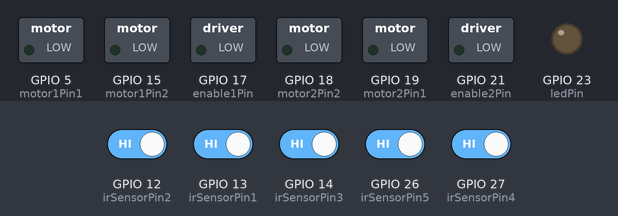
Recording of a sketch running on a simulated ESP32. Parts: switched loads named in the sketch (green lamp = pin HIGH), output pins drawn as LEDs (lit = HIGH). Inputs (shaded band) come from the test bench; at power-on: GPIO 12 (irSensorPin2), GPIO 13 (irSensorPin1), GPIO 14 (irSensorPin3), GPIO 26 (irSensorPin5), GPIO 27 (irSensorPin4) HIGH. Pins used as bus, display or sensor lines are not drawn; what the sketch prints to the serial monitor is not drawn.

Above: at 3.2 s.
3.3 s: GPIO 27 (irSensorPin4) driven LOW
At 5.6 s:
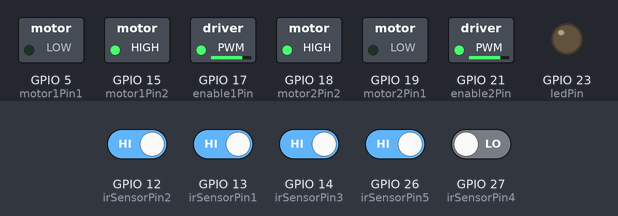
7.3 s: GPIO 12 (irSensorPin2) driven LOW
At 7.8 s:
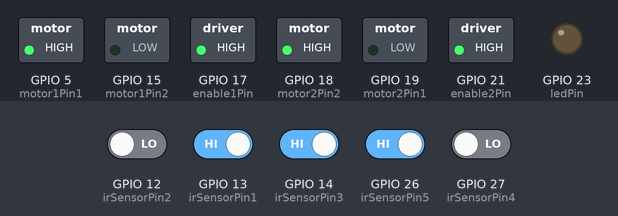
11.3 s: GPIO 13 (irSensorPin1) driven LOW
At 12.4 s:
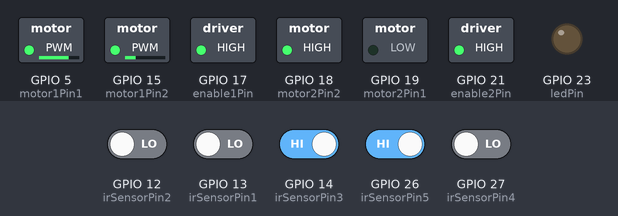
19.2 s: GPIO 26 (irSensorPin5) driven LOW
23.2 s: GPIO 13 (irSensorPin1) driven HIGH
At 24.5 s:
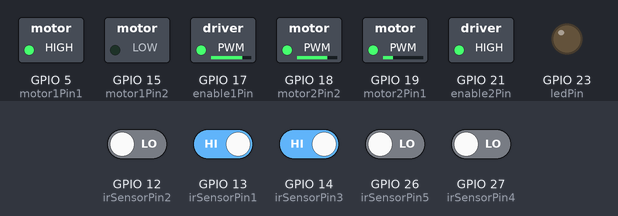
Timing chart, 0 to 24.0 s (numbered marks = the images above; inputs shaded):
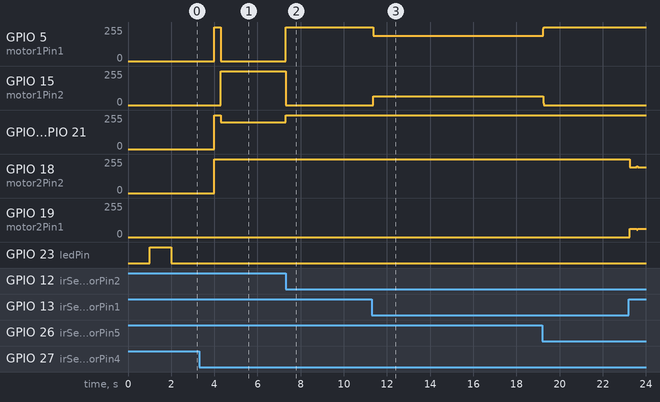

The sketch:

GG_1110_task_4b.ino
```cpp
// (licence header left out)
// Team ID:           GG_1110
// Author List:       Aishini Bhattacharjee, Adithya Ubaradka, Deepak C Nayak, Upasana Nayak
// Filename:          task_4b.ino


// Motor A
int motor1Pin2 = 15; // IN1
int motor1Pin1 = 5;  // IN2
int enable1Pin = 17; // ENA

// Motor B
int motor2Pin2 = 18; // IN3
int motor2Pin1 = 19; // IN4
int enable2Pin = 21; // ENB

const int irSensorPin1 = 13;
const int irSensorPin2 = 12;
const int irSensorPin3 = 14;
const int irSensorPin4 = 27;
const int irSensorPin5 = 26;

const int buzzerPin = 25;
const int ledPin = 23;

// Setting PWM properties
const int freq = 30000;
const int pwmChannel = 0;
const int resolution = 8;
int dutyCycle = 200;

void setup() {
  // Initialize motor control pins as outputs
  pinMode(motor1Pin1, OUTPUT);
  pinMode(motor1Pin2, OUTPUT);
  pinMode(enable1Pin, OUTPUT);
  pinMode(motor2Pin1, OUTPUT);
  pinMode(motor2Pin2, OUTPUT);
  pinMode(enable2Pin, OUTPUT);

  // Initialize IR sensor pins as inputs
  pinMode(irSensorPin1, INPUT);
  pinMode(irSensorPin2, INPUT);
  pinMode(irSensorPin3, INPUT);
  pinMode(irSensorPin4, INPUT);
  pinMode(irSensorPin5, INPUT);

  pinMode(buzzerPin, OUTPUT);
  pinMode(ledPin, OUTPUT);

  // configure LED PWM functionalities
  ledcSetup(pwmChannel, freq, resolution);

  // attach the channel to the GPIO to be controlled
  ledcAttachPin(enable1Pin, pwmChannel);
  ledcAttachPin(enable2Pin, pwmChannel);

  Serial.begin(115200);
  Serial.println("Line Following Robot Initialized");

  buzzerlight(1000);
}

// Function to stop both motors
void stopMotors() {
  Serial.println("STOP");
  ledcWrite(pwmChannel, 0); // Stop motors by setting PWM to 0
  digitalWrite(motor1Pin1, LOW);
  digitalWrite(motor1Pin2, LOW);
  digitalWrite(motor2Pin1, LOW);
  digitalWrite(motor2Pin2, LOW);
}


// Function to turn the robot to the right
void turnLeft() {
  Serial.println("LEFT");
  ledcWrite(pwmChannel, 200); // Adjust duty cycle for turning
  digitalWrite(motor1Pin1, LOW);
  digitalWrite(motor1Pin2, HIGH);
  digitalWrite(motor2Pin1, LOW); // Reverse direction for this motor
  digitalWrite(motor2Pin2, HIGH); // Reverse direction for this motor
}

// Function to turn the robot to the left
void turnRight() {
  Serial.println("RIGHT");
  ledcWrite(pwmChannel, 200); // Adjust duty cycle for turning
  digitalWrite(motor1Pin1, HIGH);
  digitalWrite(motor1Pin2, LOW);
  digitalWrite(motor2Pin1, HIGH); // Reverse direction for this motor
  digitalWrite(motor2Pin2, LOW); // Reverse direction for this motor
}

// Function to move the robot straight
void moveStraight() {
  Serial.println("STRAIGHT");
  ledcWrite(pwmChannel, 255); // Maximum speed for moving straight
  digitalWrite(motor1Pin1, HIGH);
  digitalWrite(motor1Pin2, LOW);
  digitalWrite(motor2Pin1, LOW); // Reverse direction for this motor
  digitalWrite(motor2Pin2, HIGH); // Reverse direction for this motor
}

void buzzerlight(int duration) {
  analogWrite(buzzerPin,255);
  //delay(duration);

  delay(duration);
  digitalWrite(ledPin, HIGH);
  tone(buzzerPin,0);

  delay(duration);
  digitalWrite(ledPin, LOW);

}

void buzzerWithoutLight(int duration) {
  analogWrite(buzzerPin,255);
  //delay(duration);

  delay(duration);
  tone(buzzerPin,0);

  delay(duration);
}


int intersectionCount = 0; // Initialize a counter for intersections


// Define an array to hold actions for each intersection
// Modify these based on your desired actions
const int TOTAL_INTERSECTIONS =  11; // Change this according to the number of intersections
int intersectionActions[TOTAL_INTERSECTIONS] = {0,0,2,1,2,2,0,2,0,1,0}; // Example actions (0 = straight, 1 = left, 2 = right)

void loop() {
  int sensorValue1 = digitalRead(irSensorPin1);
  int sensorValue2 = digitalRead(irSensorPin2);
  int sensorValue3 = digitalRead(irSensorPin3);
  int sensorValue4 = digitalRead(irSensorPin4);
  int sensorValue5 = digitalRead(irSensorPin5);

  // Combine sensor values into an integer for comparison
  int sensorPattern = (sensorValue1 << 4) | (sensorValue2 << 3) | (sensorValue3 << 2) | (sensorValue4 << 1) | sensorValue5;

  if (intersectionCount == TOTAL_INTERSECTIONS) {
    Serial.print("intersection last");
    Serial.println(intersectionCount);
    int currentAction = intersectionActions[TOTAL_INTERSECTIONS - 1];
    Serial.println(currentAction);

    int bleh = 0;
    while(bleh<700){
      Serial.println(bleh);

      int sensorValue1 = digitalRead(irSensorPin1);
      int sensorValue2 = digitalRead(irSensorPin2);
      int sensorValue3 = digitalRead(irSensorPin3);
      int sensorValue4 = digitalRead(irSensorPin4);
      int sensorValue5 = digitalRead(irSensorPin5);

      // Combine sensor values into an integer for comparison
      int sensorPattern = (sensorValue1 << 4) | (sensorValue2 << 3) | (sensorValue3 << 2) | (sensorValue4 << 1) | sensorValue5;

    switch (sensorPattern) {
    case B00000:
    case B10001:
    case B00100:
    case B10101:
      Serial.println("Moving Straight");
      moveStraight();
      break;


    case B01000:
    case B01001:
    case B01100:
    case B01101:
    case B11001:
    case B11101:
      Serial.println("Turning Left");
      turnLeft();
      delay(5);
      break;

    case B00010:
    case B00110:
    case B10010:
    case B10011:
    case B10110:
    case B10111:
      Serial.println("Turning Right");
      turnRight();
      delay(5);
      break;

        case B10000: // CASES TO REDUCE WAGGING AT TYPE 1
    case B10100:
      Serial.println("Right type 1");
      turnRight();
      delay(1);
      moveStraight();
      delay(0.5);
      break;

    case B00001: // CASES TO REDUCE WAGGING AT TYPE 1
    case B00101:
      Serial.println("Left type 1");
      turnLeft();
      delay(1);
      moveStraight();
      delay(0.5);
      break;

       }
      bleh++;
    }
    stopMotors();
    buzzerlight(5000);

    while(true){
       // Serial.println("entering while loop");
        analogWrite(buzzerPin,0);
    }

  }

  // Print individual sensor values and the combined sensor pattern to Serial Monitor
  Serial.print("Sensor Values: ");
  Serial.print(sensorValue1);
  Serial.print(sensorValue2);
  Serial.print(sensorValue3);
  Serial.print(sensorValue4);
  Serial.println(sensorValue5);

  int currentAction = 0; // Declare outside the switch statement

  // Determine action based on sensor pattern using switch case
  switch (sensorPattern) {
    case B00000:
    case B10001:
    case B00100:
    case B10101:
      Serial.println("Moving Straight");
      moveStraight();
      break;


    case B01000:
    case B01001:
    case B01100:
    case B01101:
    case B11001:
    case B11101:
      Serial.println("Turning Left");
      turnLeft();
      delay(5);
      break;

    case B00010:
    case B00110:
    case B10010:
    case B10011:
    case B10110:
    case B10111:
      Serial.println("Turning Right");
      turnRight();
      delay(5);
      break;

    case B10000: // CASES TO REDUCE WAGGING AT TYPE 1
    case B10100:
      Serial.println("Right type 1");
      turnRight();
      delay(1);
      moveStraight();
      delay(0.5);
      break;

    case B00001: // CASES TO REDUCE WAGGING AT TYPE 1
    case B00101:
      Serial.println("Left type 1");
      turnLeft();
      delay(1);
      moveStraight();
      delay(0.5);
      break;

    // case B01010:
    case B01110:
    case B01111:
    case B11011:
    case B11110:
    case B11111:
      Serial.println("Stopping");
      stopMotors();
      buzzerWithoutLight(1000);
      currentAction = intersectionActions[intersectionCount];


  // Check if the robot is not already in a straight configuration after moving 100 units
  if (currentAction == 0) {
    // If not in a straight configuration, move an additional 300 units
    moveStraight();
    delay(300); // Move straight for an additional 400 milliseconds (adjust as needed)
  }
  else {
    moveStraight();
    delay(450);
  }


      Serial.print("Intersection Count: "); // Print the count to Serial Monitor
      Serial.println(intersectionCount);

      Serial.print("Action at Intersection: "); // Print the action to Serial Monitor
      Serial.println(currentAction);

      switch (currentAction) {
        case 0:
          Serial.println("Moving Straight");
          // Continue moving straight as usual
          intersectionCount++;
          break;

        case 1:
          Serial.println("Turning Left");
          turnLeft();
          delay(1100); //TURNS LEFT 90 DEGREES
          stopMotors(); // Stop the robot once it reaches the straight pattern
          intersectionCount++;
          break;

        case 2:
          Serial.println("Turning Right");
          turnRight();
          delay(1100); // TURNS RIGHT 90 DEGREES
          stopMotors(); // Stop the robot once it reaches the straight pattern
          intersectionCount++;
          break;
      }
      //intersectionCount++; // Increment the intersection count
      //break;
     default:
      Serial.println("No matching pattern found");
      break;
  }
  // delay(5); // DELAY REDUCTION HERE INTRODUCES WAGGING BUT INCREASES ACCURACY
}
```

Measured:
- after the input at 3.3 s, GPIO 5 (motor1Pin1): goes on until 4.3 s, then stays 0/255; GPIO 15 (motor1Pin2): 0/255 → 255/255 after 1.0 s; GPIO 18 (motor2Pin2): goes on until 4.0 s, then stays 255/255
- after the input at 7.3 s, GPIO 5 (motor1Pin1): 0/255 → 255/255 at once; GPIO 15 (motor1Pin2): 255/255 → 0/255 at once; GPIO 17 (enable1Pin), GPIO 21 (enable2Pin): 199/255 → 255/255 at once
- after the input at 11.3 s, GPIO 5 (motor1Pin1): 255/255 → 189/255 after 0.06 s; GPIO 15 (motor1Pin2): 0/255 → 66/255 after 0.06 s
- after the input at 23.2 s, GPIO 18 (motor2Pin2): 255/255 → 193/255 after 0.05 s; GPIO 19 (motor2Pin1): 0/255 → 62/255 after 0.05 s
